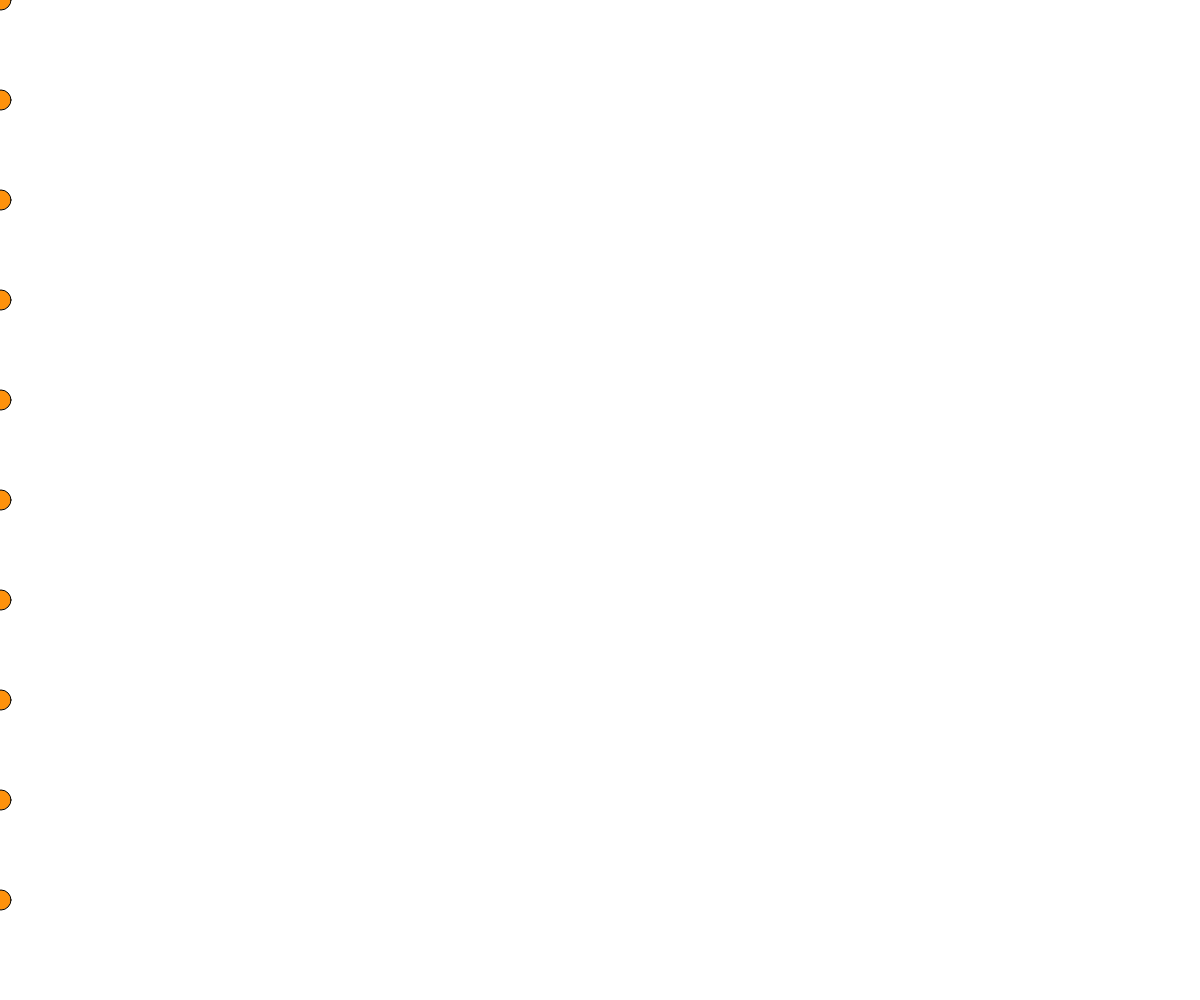
Frame 1 (no input)
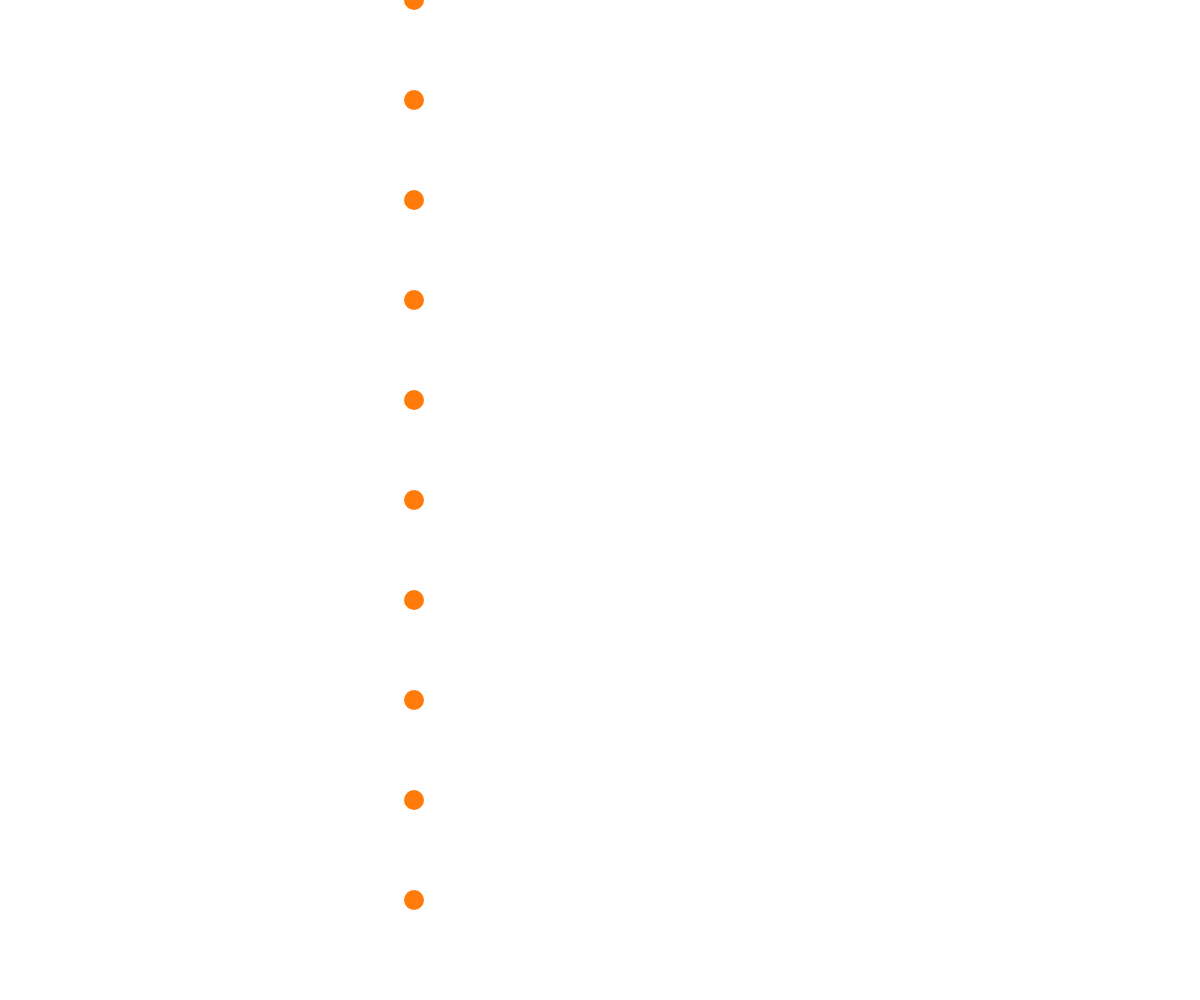
Frame 60 (no input)
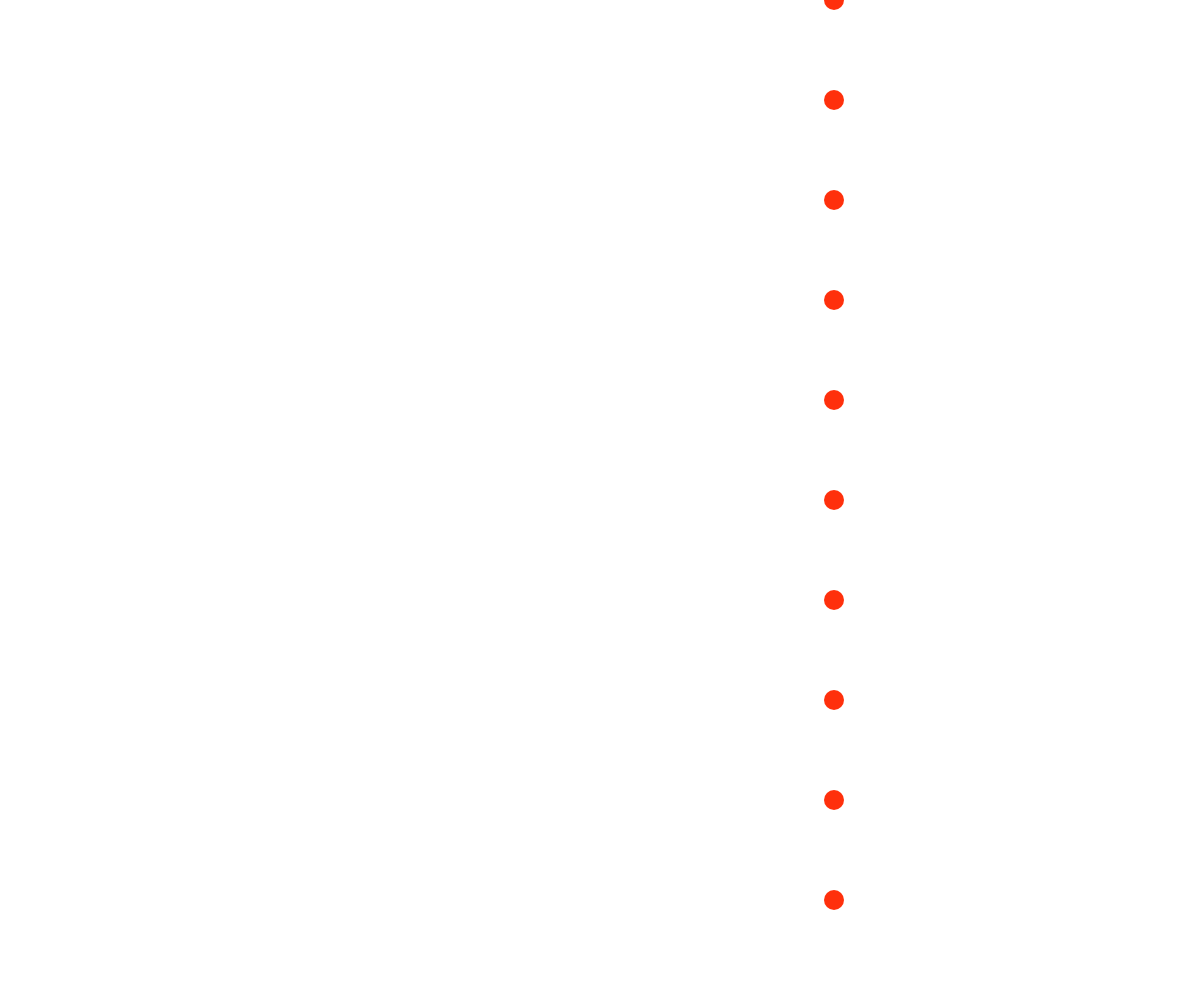
Frame 120 (the mouse pressed at the canvas centre since frame 60)

The p5.js sketch that drew these frames (run headless with seeded random() and noise() and a simulated clock; from frame 60 on, the mouse is pressed at the canvas centre):

// p5.js sketch
// ── sketch.js
function setup() {
	createCanvas(windowWidth, windowHeight);
	background(232, 255, 88);
}
var speed = 7;
var c;
var d;
var ec = {
	x:1,
	y:10
};
function draw() {
	background(255);

	ec.y = random(10,200);
	c = map(mouseX, 0, windowWidth, 0, 255);
	d = map(mouseY, 0, windowWidth, 0, 255);
	if(mouseX == ec.x && mouseY == windowHeight/2 && mouseIsPressed){
		background(0);
	}
  if (ec.x > windowWidth || ec.x < 0) {
		speed = speed * -1;
  	fill(255, ec.y, 12);
    if(speed < 0){
		console.log("touched the endline");
	}else{
		console.log("touched the front line");
	}
  }
	for(i = 0; i < windowHeight; i = i + 100){
	fill(255, ec.y, 12);
	ellipse(ec.x, i, 20, 20);
}
	ec.x = ec.x + speed;


	noStroke();
	// ec.y = ec.y + 10;
}

function mousePressed() {
	background(32, mouseX, mouseY);
}
